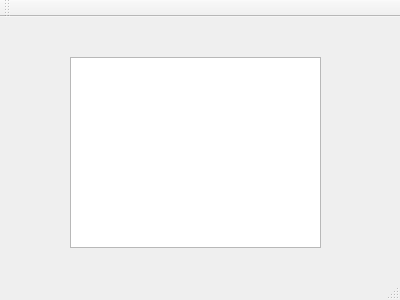
<?xml version="1.0" encoding="UTF-8"?>
<ui version="4.0">
 <class>MainWindow</class>
 <widget class="QMainWindow" name="MainWindow">
  <property name="geometry">
   <rect>
    <x>0</x>
    <y>0</y>
    <width>400</width>
    <height>300</height>
   </rect>
  </property>
  <property name="windowTitle">
   <string>MainWindow</string>
  </property>
  <widget class="QWidget" name="centralWidget">
   <widget class="QTextEdit" name="textEdit">
    <property name="geometry">
     <rect>
      <x>70</x>
      <y>40</y>
      <width>251</width>
      <height>191</height>
     </rect>
    </property>
   </widget>
  </widget>
  <widget class="QMenuBar" name="menuBar">
   <property name="geometry">
    <rect>
     <x>0</x>
     <y>0</y>
     <width>400</width>
     <height>19</height>
    </rect>
   </property>
  </widget>
  <widget class="QToolBar" name="mainToolBar">
   <attribute name="toolBarArea">
    <enum>TopToolBarArea</enum>
   </attribute>
   <attribute name="toolBarBreak">
    <bool>false</bool>
   </attribute>
  </widget>
  <widget class="QStatusBar" name="statusBar"/>
 </widget>
 <layoutdefault spacing="6" margin="11"/>
 <resources/>
 <connections/>
</ui>
